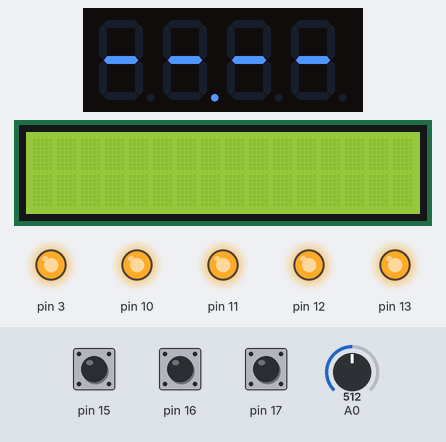
Bench run of a sketch on a simulated Arduino Uno, built with avr-gcc and run on an emulated ATmega328P. Parts: 4-digit seven-segment display, 16×2 character LCD, output pins drawn as LEDs (lit = HIGH). The test bench sets the inputs (shaded band); at power-on: pin 15 HIGH, pin 17 HIGH, pin 16 HIGH, A0 = 512. What the sketch prints to the serial monitor is not drawn.

Above: at 1.2 s.
1.3 s: pin 15 pulled LOW for 0.15 s
At 2.2 s:
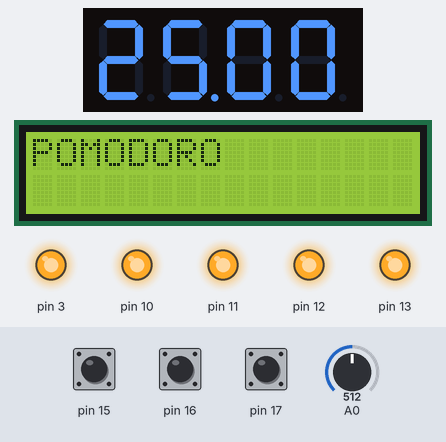
4.4 s: pin 17 pulled LOW for 1 s
At 7.3 s:
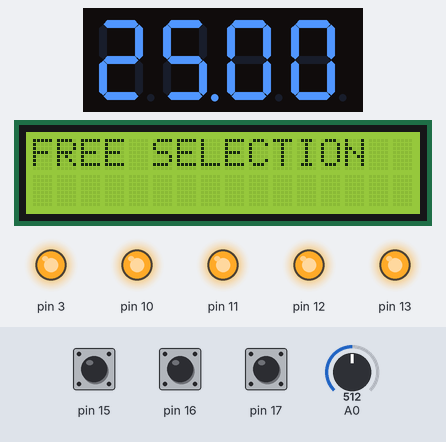
8.0 s: pin 15 pulled LOW for 3.2 s
At 11.9 s:
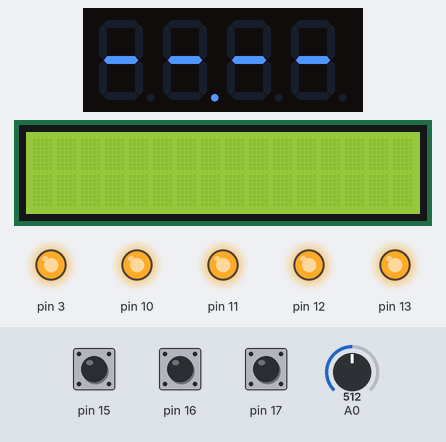
13.0 s: pin 16 pulled LOW for 0.15 s
At 13.9 s:
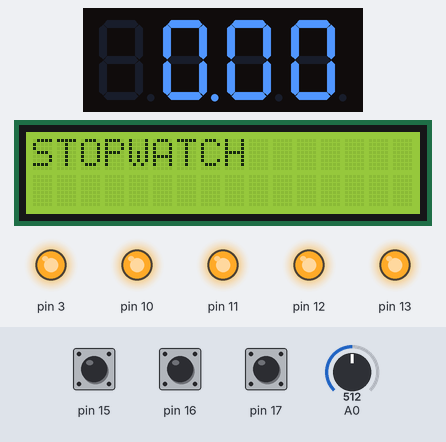
14.6 s: pin 15 pulled LOW for 1 s
At 17.0 s:
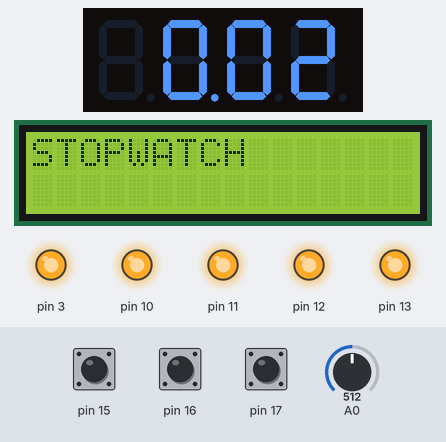
17.1 s: pin 16 pulled LOW for 1 s
Timing chart, 0 to 20.1 s (numbered marks = the images above; inputs shaded):
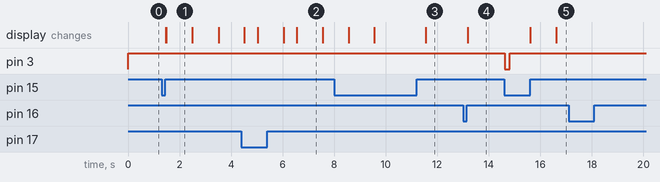

Measured:
- after the input at 1.3 s, the display: first changes after 0.17 s (image 1 shows a later state)
- after the input at 13.0 s, the display: changes after 0.19 s (image 4)
- after the input at 14.6 s, pin 3: HIGH → LOW at once, → HIGH 0.20 s later; the display: first changes after 1.0 s (image 5 shows a later state)
- after the input at 17.1 s, every drawn part: stays the same
- what the display in image 1 shows lasts 1.0 s, from 1.5 s to 2.5 s

The sketch:

Timer.ino
```cpp
#include <TimerOne.h>
#include <Wire.h>
#include <MultiFuncShield.h>
#include <LCD.h>      // libreria para funciones de LCD
#include <LiquidCrystal_I2C.h>    // libreria para LCD por I2C

LiquidCrystal_I2C lcd (0x27, 2, 1, 0, 4, 5, 6, 7); // DIR, E, RW, RS, D4, D5, D6, D7


void setup() {
 // put your setup code here, to run once:

 Serial.begin(9600);
 Timer1.initialize();
 MFS.initialize(&Timer1); // initialize multi-function shield library
 lcd.setBacklightPin(3,POSITIVE);
 lcd.setBacklight(HIGH);
 lcd.begin(16, 2);
 int touch = analogRead(A0);

 int timer();


}

bool btn1 = false;
bool btn2 = false;
bool btn3 = false;
byte btn;

int timer() {

  bool finish = false;
  lcd.print("TIMER");
  float sbegin = 0.00;
  float smin = 0;
  MFS.write(sbegin, 2);
  btn1 = true;
  byte btn11;
  byte buttonAction11;
  byte buttonNumber11;
  bool flast = false;
  bool counting = false;
  bool reback = false;
  int ad = 0;
  bool next = false;
  while (true){
    int touch = analogRead(A0);
    Serial.println(touch);
    delay(1);
    btn11 = 0;
    buttonAction11 = 0;
    buttonNumber11 = 0;
    btn11 = MFS.getButton();


    if (btn11){
      buttonAction11 = btn11 & B11000000;
      buttonNumber11 = btn11 & B00111111;
    }

      if (buttonAction11 == BUTTON_LONG_PRESSED_IND && buttonNumber11 == 1){
        MFS.write(0.00, 2);
        break;
      }


      if (buttonAction11 == BUTTON_SHORT_RELEASE_IND && buttonNumber11 == 1 && btn1 == true){
        sbegin = sbegin + 0.10;
        counting = true;
        if (sbegin == 0.60){
          smin = smin + 1;
          sbegin = 0.0;
          MFS.write(smin+sbegin, 2);
        }
        else if (smin == 0){
          MFS.write(sbegin, 2);
        }
        else{
          MFS.write(smin+sbegin, 2);
        }
        delay(100);
      }

      if (buttonAction11 == BUTTON_SHORT_RELEASE_IND && buttonNumber11 == 2 && btn1 == true){
        counting = true;
        smin = smin + 1;
        MFS.write(smin+sbegin, 2);
        delay(100);
      }

    if (touch < 650)
    {
      ad = 0;
      if (ad == 0)
        {
            ad++;
              Serial.print("IT WORKS");
              lcd.clear();
              lcd.print("POMODORO");
              smin = 25;
              sbegin = 0;
              MFS.write(smin+sbegin, 2);
              delay(1000);
              while (true)
              {
                touch = analogRead(A0);
                Serial.print(btn11);
                btn11 = MFS.getButton();
                if (btn11){
                  buttonAction11 = btn11 & B11000000;
                  buttonNumber11 = btn11 & B00111111;

              if (buttonAction11 == BUTTON_SHORT_RELEASE_IND && buttonNumber11 == 3)
              {
                Serial.print("DIE");
                ad = 0;
                reback = true;
                break;
              }
             }
             if (touch < 650)
             {
              sbegin = 0;
              smin = 0;
              break;
             }
              }
          lcd.clear();
        }
       if (ad == 1)
       {
          ad++;
              Serial.print("IT WORKS");
              lcd.clear();
              lcd.print("SHORT BREAK");
              smin = 5;
              sbegin = 0;
              MFS.write(smin+sbegin, 2);
              delay(1000);
              while (true)
              {
                touch = analogRead(A0);
                Serial.print(btn11);
                btn11 = MFS.getButton();
                if (btn11){
                  buttonAction11 = btn11 & B11000000;
                  buttonNumber11 = btn11 & B00111111;

              if (buttonAction11 == BUTTON_SHORT_RELEASE_IND && buttonNumber11 == 3)
              {
                Serial.print("DIE");
                ad = 0;
                reback = true;
                break;
              }
             }
             if (touch < 650)
             {
              sbegin = 0;
              smin = 0;
              break;
             }
              }
          lcd.clear();
       }
       if (ad == 2)
       {
          ad++;
              Serial.print("IT WORKS");
              lcd.clear();
              lcd.print("LONG BREAK");
              smin = 15;
              sbegin = 0;
              MFS.write(smin+sbegin, 2);
              delay(1000);
              while (true)
              {
                touch = analogRead(A0);
                Serial.print(btn11);
                btn11 = MFS.getButton();
                if (btn11){
                  buttonAction11 = btn11 & B11000000;
                  buttonNumber11 = btn11 & B00111111;

              if (buttonAction11 == BUTTON_SHORT_RELEASE_IND && buttonNumber11 == 3)
              {
                Serial.print("DIE");
                ad = 0;
                reback = true;
                break;
              }
             }
             if (touch < 650)
             {
              sbegin = 0;
              smin = 0;
              ad = 0;
              break;
             }
              }
          lcd.clear();
       }
       touch = 1000;
    delay(500);
    lcd.print("FREE SELECTION");
     MFS.write(0.00, 2);
    }

 if (next == true){
  lcd.print("FREE SELECTION");
  smin = 0;
  sbegin = 0;
  MFS.write(smin+sbegin, 2);
  while(next){
    btn11 = MFS.getButton();
    if (btn11){
      buttonAction11 = btn11 & B11000000;
      buttonNumber11 = btn11 & B00111111;

    if (buttonAction11 == BUTTON_SHORT_RELEASE_IND && buttonNumber11 == 1 && btn1 == true){
        sbegin = sbegin + 0.10;
        counting = true;
        if (sbegin == 0.60){
          smin = smin + 1;
          sbegin = 0.0;
          MFS.write(smin+sbegin, 2);
        }
        else if (smin == 0){
          MFS.write(sbegin, 2);
        }
        else{
          MFS.write(smin+sbegin, 2);
        }
        delay(100);
      }
     if (buttonAction11 == BUTTON_SHORT_RELEASE_IND && buttonNumber11 == 3)
     {
      next = false;
     }
    }
    }
  }


      if (buttonAction11 == BUTTON_SHORT_RELEASE_IND && buttonNumber11 == 3 && counting == true or reback == true)
      {
        int i = 0;
        while (true){
          flast = true;
          btn11 = MFS.getButton();
          buttonNumber11 = btn11 & B00111111;
          Serial.print("\n");
          Serial.print(buttonNumber11 + '0');
          if (buttonNumber11 == 1 && i == 0){
            i = i + 1;
          }
          else if (buttonNumber11 == 1){
            btn11 = false;
            btn1 = false;
            delay(1000);
            break;
          }
          if (buttonAction11 == BUTTON_LONG_PRESSED_IND && buttonNumber11 == 1){
            MFS.write(0.00, 2);
             break;
            }
          else
          {
          MFS.write(smin+sbegin, 2);
          delay(1000);
          if (smin == 0 && sbegin <= 0.01){
            MFS.beep();
            delay(350);
            MFS.beep();
            delay(1000);
            MFS.beep();
            delay(350);
            MFS.beep();
            delay(1000);
            MFS.beep(50);
            break;
          }
        else{
          sbegin = sbegin-0.01;
          if (sbegin <= 0.00 && smin > 0){
            smin = smin - 1;
            sbegin = 0.59;
          }
        }
          }
       }
      }
      if (smin == 0 && sbegin <= 0.01 && flast == true){
            MFS.write(0.00, 2);
            lcd.clear();
            lcd.print("TIME IS OVER");
            delay(5000);
            lcd.clear();
            break;
          }
        if (btn1 == false)
        {
          while (true){
            btn11 = MFS.getButton();
            finish = false;
            if (btn11){
               buttonNumber11 = btn11 & B00111111;
               buttonAction11 = btn11 & B11000000;

               if (buttonNumber11 == 1 && buttonAction11 == BUTTON_SHORT_RELEASE_IND)
               {
                  delay(1000);
                  reback = true;
                  break;
               }
               else if (buttonNumber11 == 1 && buttonAction11 == BUTTON_LONG_PRESSED_IND)
               {
                finish = true;
                break;
               }
          }
        }
        }
        if (finish == true){
          break;
        }
  }


  btn11 = false;
  btn1 = false;
  buttonAction11 = 0;
  buttonNumber11 = 0;

  return 0;
}

int stopwatch()
{
  lcd.print("STOPWATCH");
  float sbegin = 0;
  float smin = 0;
  MFS.write(sbegin, 2);
  byte buttonAction22;
  byte buttonNumber22;
  btn2 = true;
  byte btn22;
  byte buttonNumber2 = 0;
  bool reback = false;
  while (true){

    btn22 = MFS.getButton();

    if (btn22 or reback == true){
      buttonNumber22 = btn22 & B00111111;
      buttonAction22 = btn22 & B11000000;


    if (buttonAction22 == BUTTON_LONG_PRESSED_IND && buttonNumber22 == 2){
        break;
      }

      if (buttonNumber22 == 1 && btn22 == true or reback == true){
        Serial.print("OK");
        MFS.beep();

        delay(1000);
        btn22 = false;

        while (true){
          btn22 = MFS.getButton();
          buttonNumber22 = btn22 & B00111111;
          Serial.print("\n");
          Serial.write(buttonNumber22 + '0');
          if (buttonNumber22 == 2){
            btn2 = false;
            reback = false;
            delay(1000);
            break;
          }
          Serial.print(btn1);
          sbegin = sbegin+0.01;
          if (sbegin >= 0.59){
            smin = smin + 1;
            sbegin = 0.0;
        }
          MFS.write(smin+sbegin, 2);
          delay(1000);
        }
      }
     }

      if (btn2 == false){
        Serial.print("ITS HAPPENING");
        while(true)
        {

            btn22 = MFS.getButton();
            if (btn22){
               buttonNumber22 = btn22 & B00111111;
               buttonAction22 = btn22 & B11000000;

            if (buttonAction22 == BUTTON_LONG_PRESSED_IND)
            {
              return 0;
              break;
            }
            else if (buttonAction22 == BUTTON_SHORT_RELEASE_IND && buttonNumber22 == 1)
            {
              Serial.print("WHY");
              btn2 = true;
              reback = true;
              buttonNumber22 = 1;
              break;
            }
          }
      }

      }


  }

  return 0;
}

int watch()
{

}


void loop(){

  MFS.write("--.--");

  btn = MFS.getButton();

  lcd.clear();


  if (btn)
 {
 byte buttonNumber = btn & B00111111;
 byte buttonAction = btn & B11000000;

 Serial.print("BUTTON_");
 Serial.write(buttonNumber + '0');
 Serial.print("_");

 if (buttonAction == BUTTON_PRESSED_IND)
 {
 Serial.println("PRESSED");
 }

 else if (buttonAction == BUTTON_SHORT_RELEASE_IND)
 {
  if (buttonNumber == 1)
  {
    Serial.println("SHORT_RELEASE");
    timer();
  }
  else if (buttonNumber == 2){
    buttonNumber = 0;
    buttonAction = 0;
    Serial.println("stopwatch");
    stopwatch();
  }
  else
  {
    Serial.println("SHORT_RELEASE");
    watch();
  }
 }
 }


}
```
